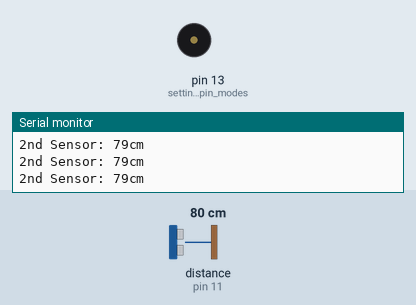
This sketch was run on a simulated Arduino Uno, built with avr-gcc and run on an emulated ATmega328P. Parts: buzzer (waves = sounding), the last lines printed to the serial monitor. Wiring (inferred from the names in the program): ultrasonic range finder: trigger pin 12; echo pin 11. The test bench sets the inputs (shaded band); at power-on: distance to the obstacle (sensor on pin 11) 80 cm. The echo pulse lasts 58.3 µs per cm.

Above: at 1.2 s.
1.3 s: distance to the obstacle (sensor on pin 11) set to 72 cm
3.1 s: distance to the obstacle (sensor on pin 11) set to 61 cm
At 4.1 s:
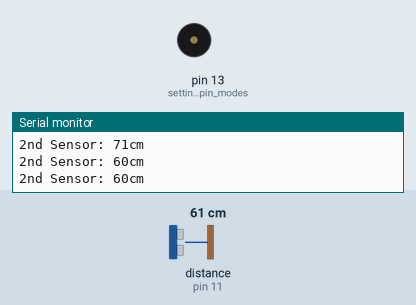
6.1 s: distance to the obstacle (sensor on pin 11) set to 120 cm
At 7.6 s:
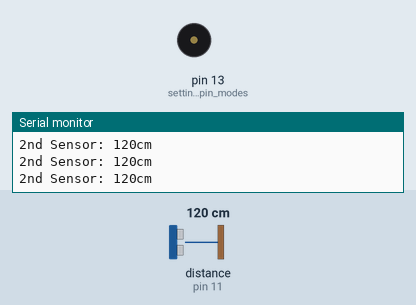
7.9 s: distance to the obstacle (sensor on pin 11) set to 2 cm
At 8.5 s:
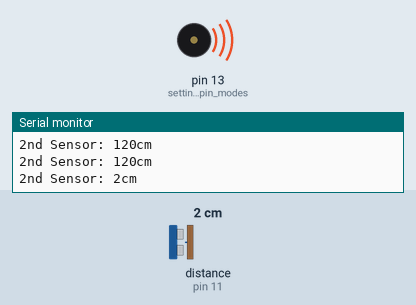
Timing chart, 0 to 11.9 s (numbered marks = the images above; inputs shaded):
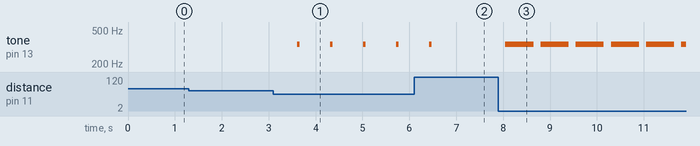

Measured:
- the behaviour switches between 67 and 66 cm on distance to the obstacle (sensor on pin 11) (found by bisection; images 0 and 1)
- after the input at 3.1 s, tone on pin 13 (setting_the_pin_modes): alternates 340 Hz for 0.05 s and silent for 0.65 s, starting after 0.51 s
- after the input at 6.1 s, tone on pin 13 (setting_the_pin_modes): goes on until 6.5 s, then stays silent
- after the input at 7.9 s, tone on pin 13 (setting_the_pin_modes): alternates 340 Hz for 0.60 s and silent for 0.15 s, starting after 0.15 s

The sketch:

sensor2-test.ino
```cpp
int trigPin2 = 12;
int echoPin2 = 11;
int duration = 100 ;


void setup() {
   Serial.begin (9600);

  pinMode(trigPin2, OUTPUT);
  pinMode(echoPin2, INPUT);
  pinMode(13, OUTPUT);   // setting the pin modes, the "13" buzer

}

void beep(){
   // παίξε έναν τόνο στον ακροδέκτη 13
  tone(13, 340, duration);
  delay(duration);
  // απενεργοποιήστε τη λειτουργία τόνου για τον ακροδέκτη 13
  noTone(13);
}


void sensor2(){ //Αυτή η λειτουργία είναι για τον δεύτερο αισθητήρα , του πεζοδρόμιου
    int duration2, distance2;
    digitalWrite (trigPin2, HIGH);
    delayMicroseconds (10);
    digitalWrite (trigPin2, LOW);
    duration2 = pulseIn (echoPin2, HIGH);
    distance2 = (duration2/2) / 29.1;
      Serial.print("2nd Sensor: ");
      Serial.print(distance2);
      Serial.print("cm    ");
    if (distance2 <=15 && distance2 >=1) {  // Αλλάξτε τον αριθμό για μεγάλες ή μικρές αποστάσεις.
     duration = 600;
     beep();
    } else if (distance2 <=40 && distance2 >=16) {  // Αλλάξτε τον αριθμό για μεγάλες ή μικρές αποστάσεις.
      delay(250);
     duration = 300;
     beep();
     } else if (distance2 <=65 && distance2 >=41) {  // Αλλάξτε τον αριθμό για μεγάλες ή μικρές αποστάσεις.
      delay(500);
     duration = 50;
     beep();
    } else {
      // Μην κάνεις τίποτα
  }
 }

void loop() {
Serial.println("\n");
sensor2(); //ανιχνευση πεζοδρομιων
delay(150);

}
```
